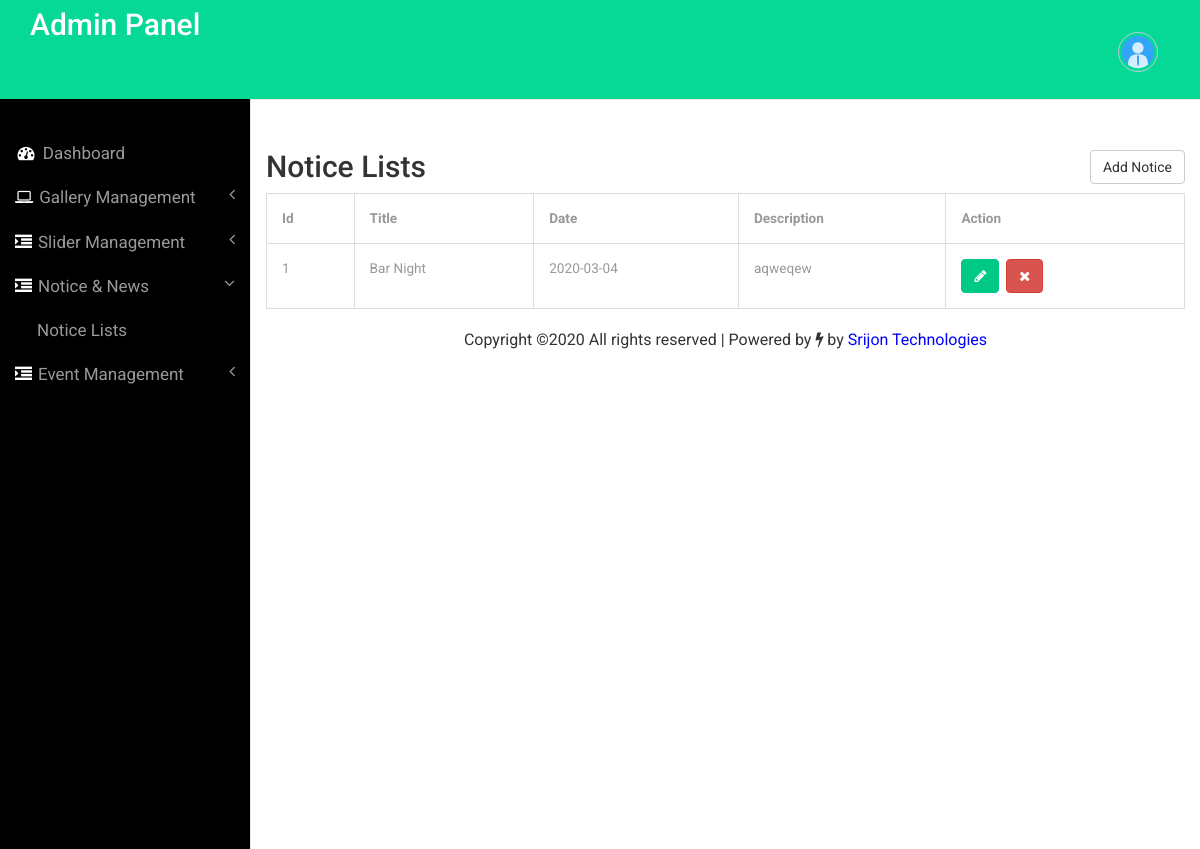
/admin/noticelist.php (signed in), run on an earlier commit of the app's database.
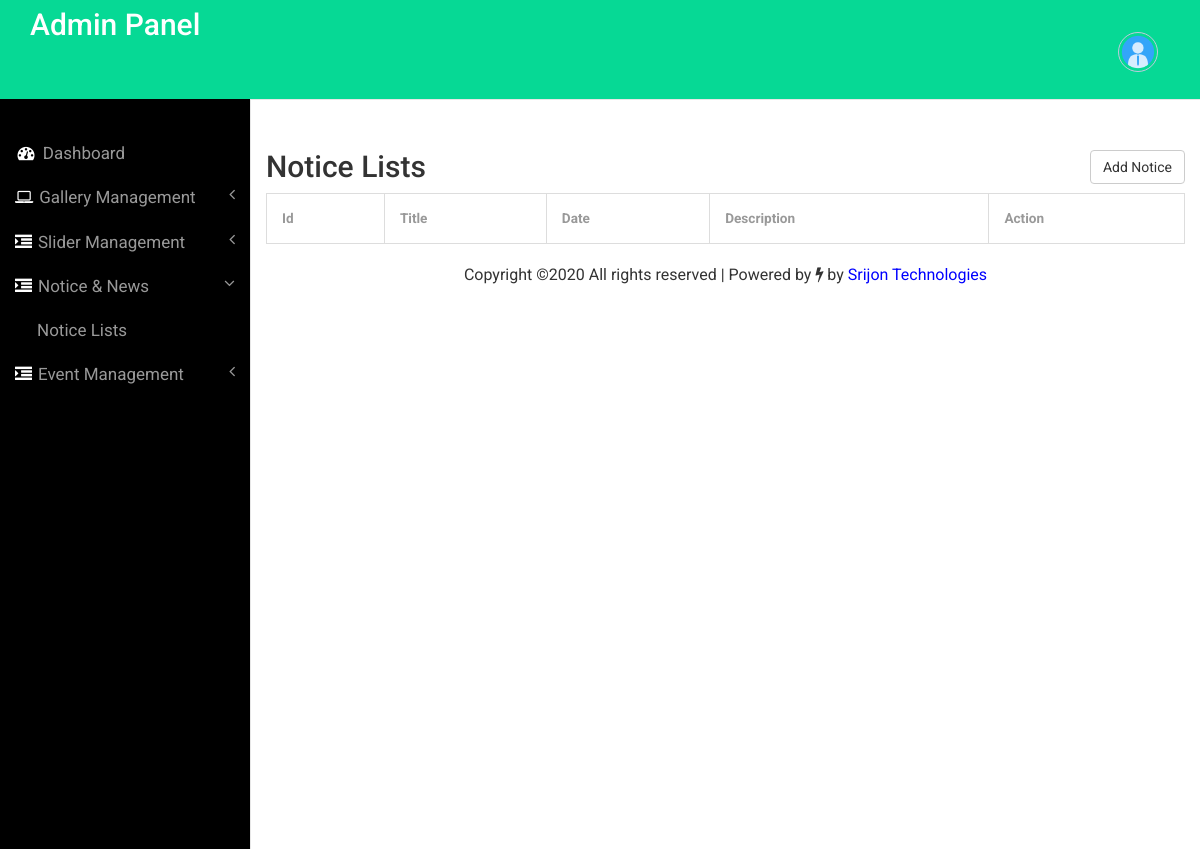
And on a later commit of the database.
### tables this page shows
CREATE TABLE `tbl_notice` (
  `Id` int(11) NOT NULL,
  `title` varchar(255) NOT NULL,
  `date` date NOT NULL,
  `description` longtext NOT NULL
);

### admin/noticelist.php (the view, shortened to what this page needs)
<?php
include('includes/config.php');
if(strlen($_SESSION['alogin'])==0)
	{
header('location:dashoard.php');
}
else{
	?>
<!DOCTYPE HTML>
<html>
<head>
<link href="css/bootstrap.min.css" rel='stylesheet' type='text/css' />
<link href="css/style.css" rel='stylesheet' type='text/css' />
<link href="css/font-awesome.css" rel="stylesheet">
</head>
<body>
<div id="wrapper">
        <nav class="top1 navbar navbar-default navbar-static-top" role="navigation" style="margin-bottom: 0">
			    <?php include('includes/sidebar.php'); ?>
        </nav>
        <div id="page-wrapper">
            <div class="container">
                <div class="margin">
                <div class="row">
                <div class="col-md-6"><h2>Notice Lists</h2></div>
      <div class="col-md-6"><a href="addnotice.php"><button type="submit" class="btn btn-default">Add Notice</button></a></div>
                    </div></div>
  <table class="table table-bordered">
    <thead>
      <tr>
        <th>Id</th>
        <th>Title</th>
        <th>Date</th>
        <th>Description</th>
        <th>Action</th>
      </tr>
    </thead>
    <?php $sql = "SELECT * from tbl_notice";
$query = $dbh -> prepare($sql);
$query->execute();
$results=$query->fetchAll(PDO::FETCH_OBJ);
$cnt=1;
if($query->rowCount() > 0)
{
foreach($results as $result)
{				?>
    <tbody>
      <tr>
      <td><?php echo htmlentities($cnt);?></td>
      <td><?php echo htmlentities($result->title);?></td>
      <td><?php echo htmlentities($result->date);?></td>
      <td><?php echo htmlentities($result->description);?></td>
      <td><a href="updatenotice.php?nid=<?php echo htmlentities($result->Id); ?>" class="btn btn-primary" title=""
      data-toggle="tooltip" data-original-title="Edit"><i class="fa fa-pencil"></i></a>&nbsp;
      <a href="noticelist.php?nid=<?php echo htmlentities($result->Id);?>" id="4"  onclick="return confirm('Do you really want to delete')" class="btn btn-danger delete-btn" title="Delete" data-toggle="tooltip">
        <i class="fa fa-times"></i></a>&nbsp;</td>
      </tr>
      <?php $cnt=$cnt+1;} }?>
    </tbody>
  </table>
</div>
                                    <?php include('includes/copyright.php') ?>
        </div>
      </div>
<link href="css/custom.css" rel="stylesheet">
</body>
</html>
  <?php } ?>

What changed in the data, as far as the page shows it:
removed tbl_notice: title "Bar Night", date "2020-03-04", description "aqweqew"
